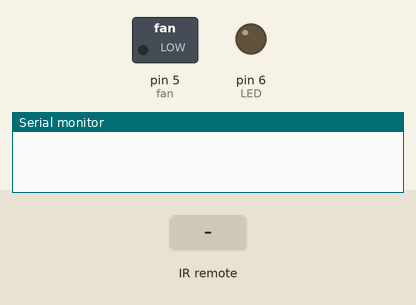
Recording of a sketch running on a simulated Arduino Uno, built with avr-gcc and run on an emulated ATmega328P. On the bench: switched loads named in the sketch (green lamp = pin HIGH), output pins drawn as LEDs (lit = HIGH), the last lines printed to the serial monitor. Inputs (shaded band) come from the test bench.

Above: at 1.2 s.
1.3 s: infrared code 0xF7C03F received
At 2.0 s:
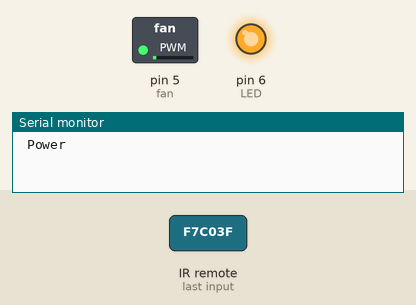
3.0 s: infrared code 0xF740BF received
At 4.4 s:
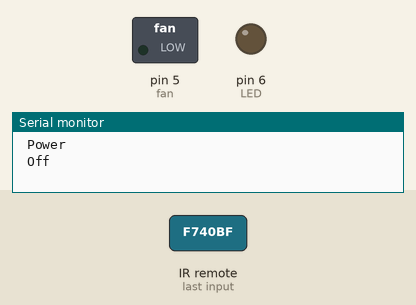
4.7 s: infrared code 0xF7807F received
At 5.8 s:
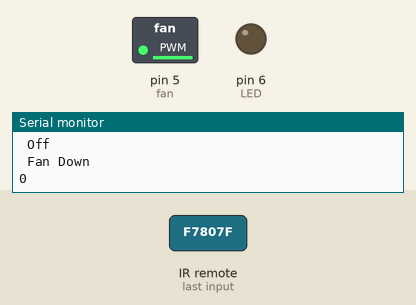
6.4 s: infrared code 0xF700FF received
At 7.1 s:
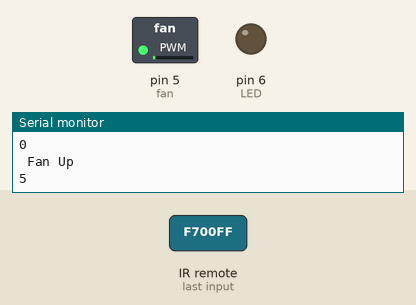
Timing chart, 0 to 9.1 s (numbered marks = the images above; inputs shaded):
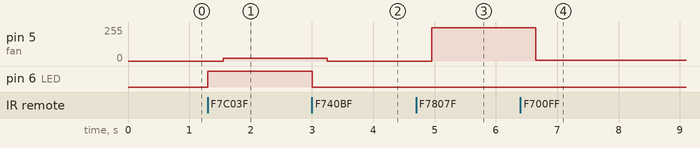

The sketch:

IR_Transmit_Example.ino
```cpp
//Developed by: Tyler Bershad
//Last Modified: 3/5/2017
//Description: This is the driving code behind the Hacknado Project. The IR communication controls fan and light properties within the system.

#include <IRremote.h>
int receiver = 3;
int LED = 6;
int fan = 5;

int initialflow = 20;
int inc = 5;
int flow = 10;

/*-----( Declare objects )-----*/
IRrecv irrecv(receiver);           // create instance of 'irrecv'
decode_results results;            // create instance of 'decode_results'


void setup() {
  pinMode(receiver, OUTPUT);
  Serial.begin(9600);
  irrecv.enableIRIn(); // Start the receiver


}
void loop()
{
  if (irrecv.decode(&results)) {
    translateIR();
    analogWrite(fan, flow);
    if (flow > 255) {
      flow = 255;
    }
    if (flow < 0) {
      flow = 0;
    }
    irrecv.resume(); // Receive the next value
  }


}
void translateIR() // takes action based on IR code received

{

  switch (results.value)

  {

    case 0xF7C03F:
      Serial.println(" Power            "); // LED Power
      //- Code to turn the LED ON/OFF
      analogWrite(LED, 255);
      flow = initialflow;
      break;

    case 0xF740BF:
      Serial.println(" Off             "); // Power Off
      digitalWrite(LED, LOW);
      flow = 0;
      break;

    case 0xF700FF:
      Serial.println(" Fan Up            "); // Brightness Up
      flow = flow + inc;
      Serial.println(flow);
      break;

    case 0xF7807F:
      Serial.println(" Fan Down           "); //Brightness Down
      Serial.println(flow);
      flow = flow - inc;
      break;

    default:
      Serial.println(" Not Configured   ");

  }
  delay(250); //wait 250 ms

}
//END translateIR
```

Measured:
- after the input at 1.3 s, pin 5 (fan): 0/255 → 20/255 after 0.25 s; pin 6 (LED): LOW → HIGH at once
- after the input at 3.0 s, pin 5 (fan): 20/255 → 0/255 after 0.25 s; pin 6 (LED): HIGH → LOW at once
- after the input at 4.7 s, pin 5 (fan): 0/255 → 251/255 after 0.25 s
- after the input at 6.4 s, pin 5 (fan): 251/255 → 5/255 after 0.25 s
